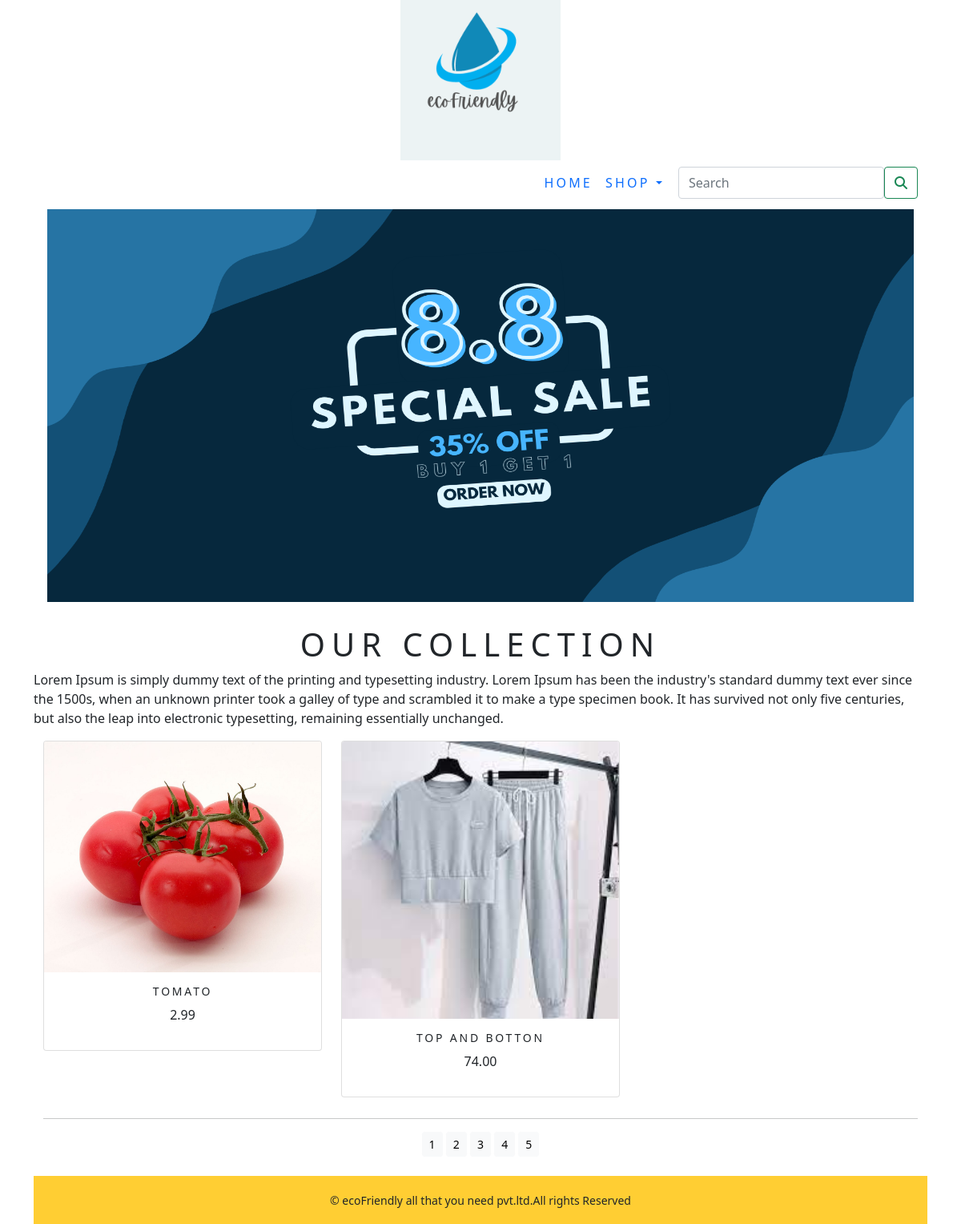
Page /shop?page=5 on the committed database.
### shop/models.py (models this page shows, shortened)
class Product(models.Model):
    name=models.CharField(max_length=250,unique=True)
    slug=models.SlugField(max_length=250, unique=True)
    description = models.TextField(blank=True)
    price=models.DecimalField(max_digits=10,decimal_places=2)
    category=models.ForeignKey(Category,on_delete=models.CASCADE)
    image=models.ImageField(upload_to='product',blank=True)
    stock=models.IntegerField()
    available=models.BooleanField(default=True)
    created=models.DateTimeField(auto_now_add=True)
    updated=models.DateTimeField(auto_now=True)
    def get_url(self):
        return reverse('shop:prodCatdetail',args=[self.category.slug,self.slug])
    class Meta:
        ordering = ('name',)
        verbose_name='product'
        verbose_name_plural = 'products'

### shop/views.py (the view)
# urls.py: path('', views.allProdCat,name='allProdCat'),
def allProdCat(request,c_slug=None):
    c_page=None
    products_list=None
    if c_slug!=None:
        c_page=get_object_or_404(Category,slug=c_slug)
        products_list=Product.objects.all().filter(category=c_page,available=True)
    else:
        products_list=Product.objects.all().filter(available=True)
    paginator=Paginator(products_list,6)
    try:
        page=int(request.GET.get('page','1'))
    except:
        page=1
    try:
        products=paginator.page(page)
    except (EmptyPage,InvalidPage):
        products=paginator.page(paginator.num_pages)
    return render(request,"category.html",{'category':c_page,'products':products})

### cart/context_processors.py (called while the page is built)
def counter(request):
    item_count=0
    if 'admin' in request.path:
        return {}
    else:
        try:
            cart=Cart.objects.filter(cart_id=_cart_id(request))
            car_items=CartItem.objects.all().filter(cart=cart[:1])
            for cart_item in car_items:
                item_count += cart_item.quantity
        except Cart.DoesNotExist:
            item_count=0
    return dict(item_count=item_count)

### cart/views.py (called while the page is built)
def _cart_id(request):
    cart=request.session.session_key
    if not cart:
        cart=request.session.create()
    return cart

### shop/context_processors.py (called while the page is built)
def menu_links(request):
    links=Category.objects.all()
    return dict(links=links)

### shop/models.py (called while the page is built)
    def get_url(self):
        return reverse('shop:products_by_category',args=[self.slug])

### templates/category.html (shortened to what this page needs)
{% extends 'base.html' %}
{% load static %}
{% block content %}
<div class="mx_auto">
     {% if category %}
     <img class="my_image" src="{{category.image.url}}" alt="{{category.name}}">
</div>
<br>
<div>
    <h1 class="text-center my_title">{{category.name}}</h1>
    <p class="text-justify">{{category.description}}</p>
</div>
      {% else %}
<div>
    <center>
<img class="my_image my_image_padding" src="{% static 'image/banner.png' %}" alt="our products" width="1092px" height="500px">
     </center>
</div>
<br>
<div>
      <h1 class="text-center my_title">Our collection</h1>
      <p class="text-justify">Lorem Ipsum is simply dummy text of the printing and typesetting industry. Lorem Ipsum has been the industry's standard dummy text ever since the 1500s, when an unknown printer took a galley of type and scrambled it to make a type specimen book. It has survived not only five centuries, but also the leap into electronic typesetting, remaining essentially unchanged.</p>
</div>
       {% endif %}
<div class="container">
    <div class="row mx_auto">
        {% for product in products %}
        <div class="my_bottom_margin col-9 col-sm-12 col-md-4  xol-lg-4">
            <div class="card text-center" style="min-width:18rem;">
                <a href="{{product.get_url}}"><img class="card-img-top my_image"  src="{{product.image.url}}" alt="{{product.name}}"></a>
                <div class="card-body">
                    <h4>{{product.name}}</h4>
                    <p>{{product.price}}</p>
                </div>
            </div>
        </div>
        {% endfor %}
    </div>
    <div class="mx-auto">
        {% if products.paginator.num_pages > 1 %}
        <hr>
        <div class="text-center">
            {% for pg in products.paginator.page_range %}
            <a href="?page={{pg}}" class="btn btn-light btn-sm {% if products.number == pg %} active {% endif %}">{{pg}}</a>
            {% endfor %}
        </div>
        {% endif %}
    </div>
    <br>
</div>
{% endblock %}

### static/css/custom.css (style rules this page uses)
body { font-family: 'Roboto', sans-serif; <link href="https://fonts.googleapis.com/css2?family=Roboto:wght@300&display=swap" rel="stylesheet"> }
.my_image { width:100% height:auto }
.my_title { font_size:16px; text-transform:uppercase; letter-spacing:.2em; }
.my_image_padding { padding:5px; }
.my_bottom_margin { margin-bottom:10px; }
.card-body h4 { font-size:14px; text-transform:uppercase; letter-spacing:.2em; }

### rows in the picture
Product: image (picture), name "TOMATO", price "2.99"
Product: image (picture), name "TOP AND BOTTON", price "74.00"

### other values in the picture
{{ pg }} "1" "2" "3" "4" "5"
